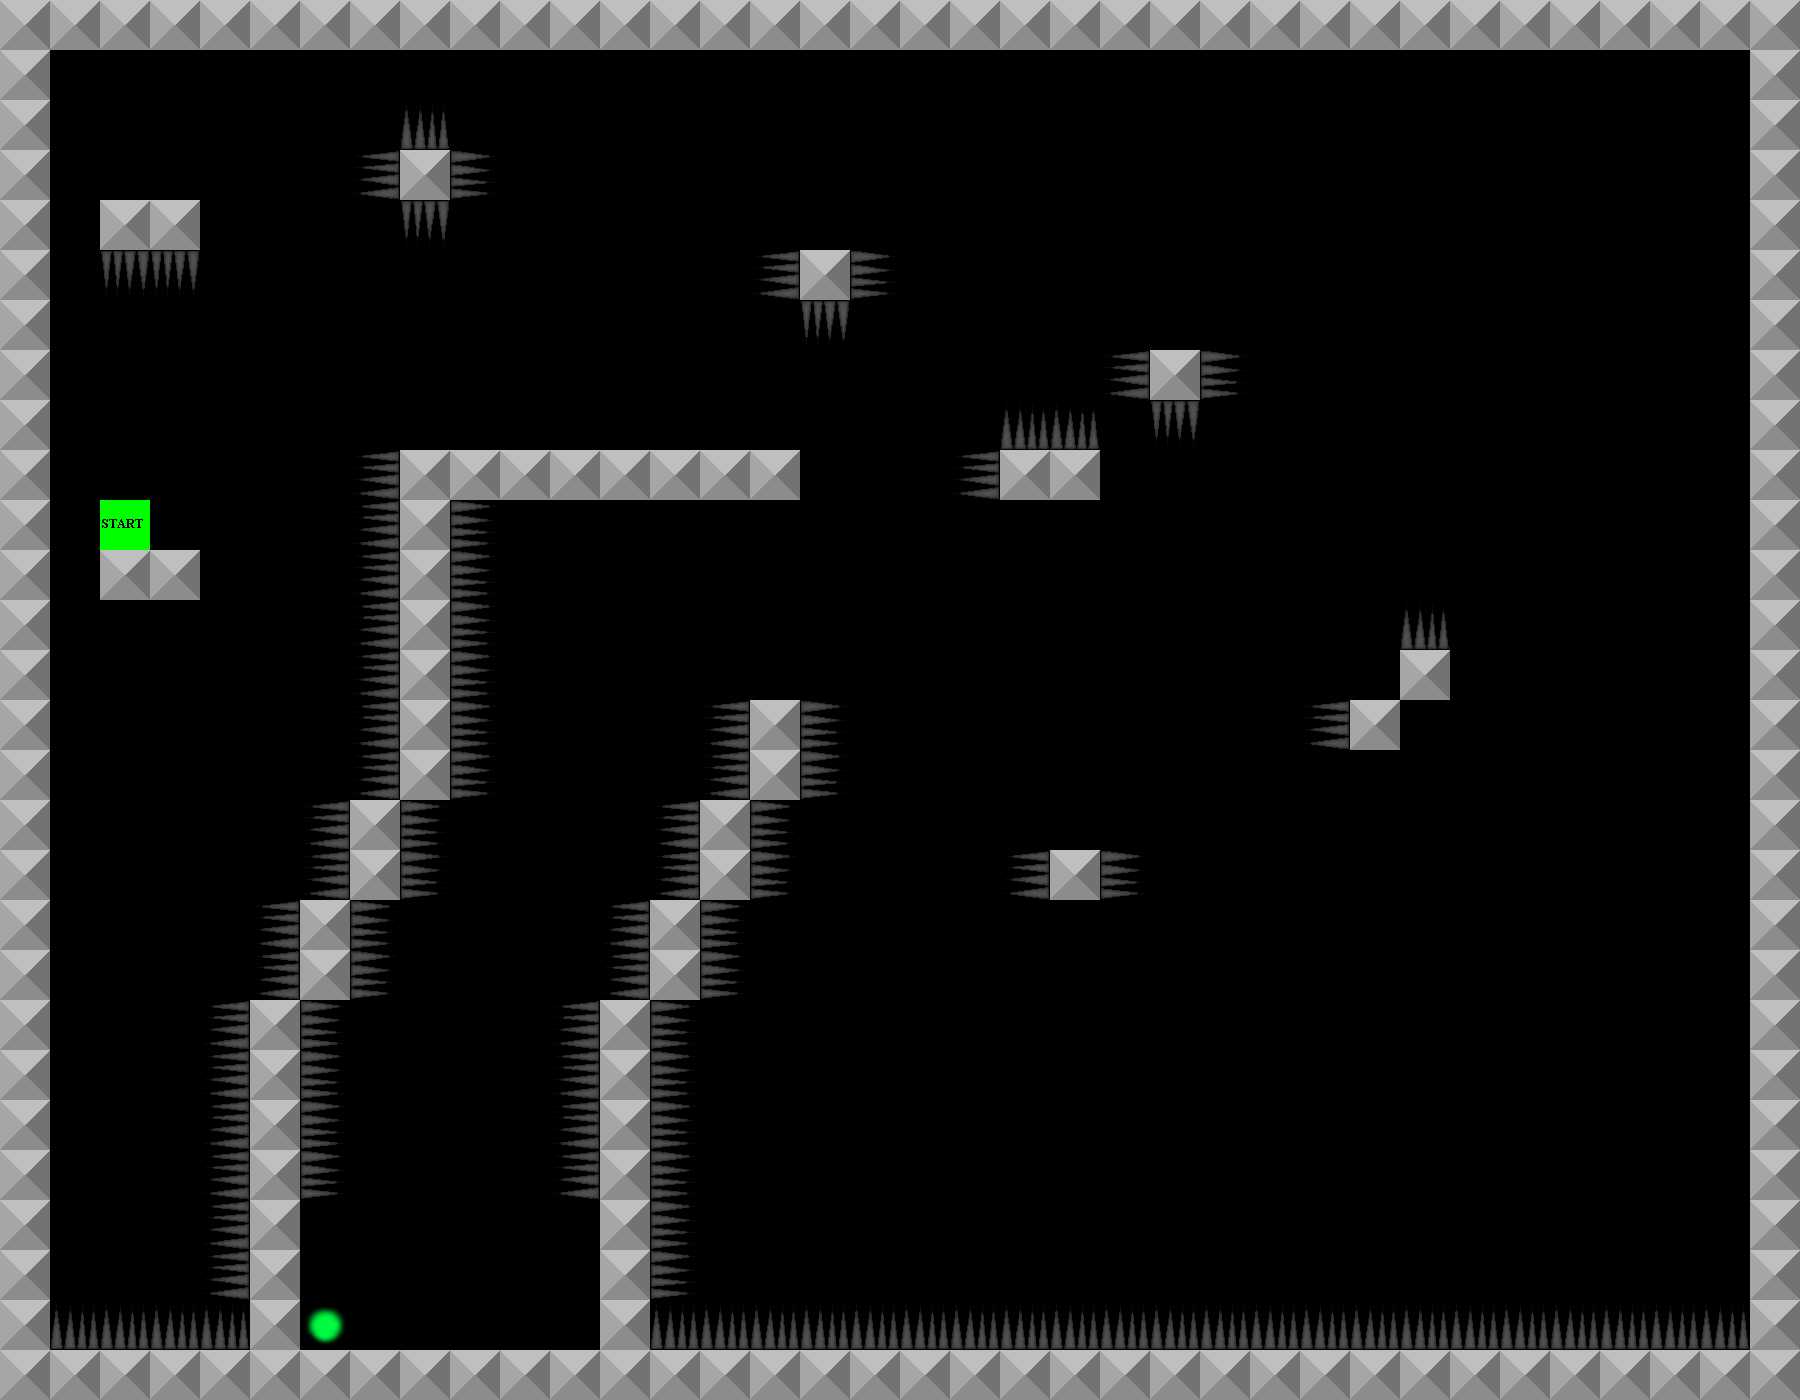

This is a level from a 2D game, rendered from its Tiled map with the project's own tilesets. A one-line summary and the complete map file follow:
An orthogonal 36x28 tile map with 50x50 px tiles, 3 tile layers (Collision, Border, Start), 4 tilesets.

<map version="1.0" orientation="orthogonal" renderorder="right-down" width="36" height="28" tilewidth="50" tileheight="50">
 <tileset firstgid="1" name="Metal" tilewidth="50" tileheight="50">
  <image source="metal.png" trans="ff0004" width="50" height="50" />
  <tile id="0">
   <properties>
    <property name="collide" value="" />
   </properties>
  </tile>
 </tileset>
 <tileset firstgid="2" name="spikes" tilewidth="50" tileheight="50">
  <image source="spikes_matrix.png" trans="ff0004" width="200" height="50" />
  <tile id="0">
   <properties>
    <property name="deadly" value="" />
   </properties>
  </tile>
  <tile id="1">
   <properties>
    <property name="deadly" value="" />
   </properties>
  </tile>
  <tile id="2">
   <properties>
    <property name="deadly" value="" />
   </properties>
  </tile>
  <tile id="3">
   <properties>
    <property name="deadly" value="" />
   </properties>
  </tile>
 </tileset>
 <tileset firstgid="6" name="end" tilewidth="50" tileheight="50">
  <image source="end.png" trans="ff0004" width="50" height="50" />
  <tile id="0">
   <properties>
    <property name="end" value="" />
   </properties>
  </tile>
 </tileset>
 <tileset firstgid="7" name="start" tilewidth="50" tileheight="50">
  <image source="start.png" trans="ff0004" width="50" height="50" />
  <tile id="0">
   <properties>
    <property name="start" value="" />
   </properties>
  </tile>
 </tileset>
 <layer name="Collision" width="36" height="28">
  <data encoding="csv">
0,0,0,0,0,0,0,0,0,0,0,0,0,0,0,0,0,0,0,0,0,0,0,0,0,0,0,0,0,0,0,0,0,0,0,0,
0,0,0,0,0,0,0,0,0,0,0,0,0,0,0,0,0,0,0,0,0,0,0,0,0,0,0,0,0,0,0,0,0,0,0,0,
0,0,0,0,0,0,0,0,2,0,0,0,0,0,0,0,0,0,0,0,0,0,0,0,0,0,0,0,0,0,0,0,0,0,0,0,
0,0,0,0,0,0,0,4,1,5,0,0,0,0,0,0,0,0,0,0,0,0,0,0,0,0,0,0,0,0,0,0,0,0,0,0,
0,0,1,1,0,0,0,0,3,0,0,0,0,0,0,0,0,0,0,0,0,0,0,0,0,0,0,0,0,0,0,0,0,0,0,0,
0,0,3,3,0,0,0,0,0,0,0,0,0,0,0,4,1,5,0,0,0,0,0,0,0,0,0,0,0,0,0,0,0,0,0,0,
0,0,0,0,0,0,0,0,0,0,0,0,0,0,0,0,3,0,0,0,0,0,0,0,0,0,0,0,0,0,0,0,0,0,0,0,
0,0,0,0,0,0,0,0,0,0,0,0,0,0,0,0,0,0,0,0,0,0,4,1,5,0,0,0,0,0,0,0,0,0,0,0,
0,0,0,0,0,0,0,0,0,0,0,0,0,0,0,0,0,0,0,0,2,2,0,3,0,0,0,0,0,0,0,0,0,0,0,0,
0,0,0,0,0,0,0,4,1,1,1,1,1,1,1,1,0,0,0,4,1,1,0,0,0,0,0,0,0,0,0,0,0,0,0,0,
0,0,0,0,0,0,0,4,1,5,0,0,0,0,0,0,0,0,0,0,0,0,0,0,0,0,0,0,0,0,0,0,0,0,0,0,
0,0,1,1,0,0,0,4,1,5,0,0,0,0,0,0,0,0,0,0,0,0,0,0,0,0,0,0,0,0,0,0,0,0,0,0,
0,0,0,0,0,0,0,4,1,5,0,0,0,0,0,0,0,0,0,0,0,0,0,0,0,0,0,0,2,0,0,0,0,0,0,0,
0,0,0,0,0,0,0,4,1,5,0,0,0,0,0,0,0,0,0,0,0,0,0,0,0,0,0,0,1,0,0,0,0,0,0,0,
0,0,0,0,0,0,0,4,1,5,0,0,0,0,4,1,5,0,0,0,0,0,0,0,0,0,4,1,0,0,0,0,0,0,0,0,
0,0,0,0,0,0,0,4,1,5,0,0,0,0,4,1,5,0,0,0,0,0,0,0,0,0,0,0,0,0,0,0,0,0,0,0,
0,0,0,0,0,0,4,1,5,0,0,0,0,4,1,5,0,0,0,0,0,0,0,0,0,0,0,0,0,0,0,0,0,0,0,0,
0,0,0,0,0,0,4,1,5,0,0,0,0,4,1,5,0,0,0,0,4,1,5,0,0,0,0,0,0,0,0,0,0,0,0,0,
0,0,0,0,0,4,1,5,0,0,0,0,4,1,5,0,0,0,0,0,0,0,0,0,0,0,0,0,0,0,0,0,0,0,0,0,
0,0,0,0,0,4,1,5,0,0,0,0,4,1,5,0,0,0,0,0,0,0,0,0,0,0,0,0,0,0,0,0,0,0,0,0,
0,0,0,0,4,1,5,0,0,0,0,4,1,5,0,0,0,0,0,0,0,0,0,0,0,0,0,0,0,0,0,0,0,0,0,0,
0,0,0,0,4,1,5,0,0,0,0,4,1,5,0,0,0,0,0,0,0,0,0,0,0,0,0,0,0,0,0,0,0,0,0,0,
0,0,0,0,4,1,5,0,0,0,0,4,1,5,0,0,0,0,0,0,0,0,0,0,0,0,0,0,0,0,0,0,0,0,0,0,
0,0,0,0,4,1,5,0,0,0,0,4,1,5,0,0,0,0,0,0,0,0,0,0,0,0,0,0,0,0,0,0,0,0,0,0,
0,0,0,0,4,1,0,0,0,0,0,0,1,5,0,0,0,0,0,0,0,0,0,0,0,0,0,0,0,0,0,0,0,0,0,0,
0,0,0,0,4,1,0,0,0,0,0,0,1,5,0,0,0,0,0,0,0,0,0,0,0,0,0,0,0,0,0,0,0,0,0,0,
0,2,2,2,2,1,6,0,0,0,0,0,1,2,2,2,2,2,2,2,2,2,2,2,2,2,2,2,2,2,2,2,2,2,2,0,
0,0,0,0,0,0,0,0,0,0,0,0,0,0,0,0,0,0,0,0,0,0,0,0,0,0,0,0,0,0,0,0,0,0,0,0
</data>
 </layer>
 <layer name="Border" width="36" height="28">
  <data encoding="csv">
1,1,1,1,1,1,1,1,1,1,1,1,1,1,1,1,1,1,1,1,1,1,1,1,1,1,1,1,1,1,1,1,1,1,1,1,
1,0,0,0,0,0,0,0,0,0,0,0,0,0,0,0,0,0,0,0,0,0,0,0,0,0,0,0,0,0,0,0,0,0,0,1,
1,0,0,0,0,0,0,0,0,0,0,0,0,0,0,0,0,0,0,0,0,0,0,0,0,0,0,0,0,0,0,0,0,0,0,1,
1,0,0,0,0,0,0,0,0,0,0,0,0,0,0,0,0,0,0,0,0,0,0,0,0,0,0,0,0,0,0,0,0,0,0,1,
1,0,0,0,0,0,0,0,0,0,0,0,0,0,0,0,0,0,0,0,0,0,0,0,0,0,0,0,0,0,0,0,0,0,0,1,
1,0,0,0,0,0,0,0,0,0,0,0,0,0,0,0,0,0,0,0,0,0,0,0,0,0,0,0,0,0,0,0,0,0,0,1,
1,0,0,0,0,0,0,0,0,0,0,0,0,0,0,0,0,0,0,0,0,0,0,0,0,0,0,0,0,0,0,0,0,0,0,1,
1,0,0,0,0,0,0,0,0,0,0,0,0,0,0,0,0,0,0,0,0,0,0,0,0,0,0,0,0,0,0,0,0,0,0,1,
1,0,0,0,0,0,0,0,0,0,0,0,0,0,0,0,0,0,0,0,0,0,0,0,0,0,0,0,0,0,0,0,0,0,0,1,
1,0,0,0,0,0,0,0,0,0,0,0,0,0,0,0,0,0,0,0,0,0,0,0,0,0,0,0,0,0,0,0,0,0,0,1,
1,0,0,0,0,0,0,0,0,0,0,0,0,0,0,0,0,0,0,0,0,0,0,0,0,0,0,0,0,0,0,0,0,0,0,1,
1,0,0,0,0,0,0,0,0,0,0,0,0,0,0,0,0,0,0,0,0,0,0,0,0,0,0,0,0,0,0,0,0,0,0,1,
1,0,0,0,0,0,0,0,0,0,0,0,0,0,0,0,0,0,0,0,0,0,0,0,0,0,0,0,0,0,0,0,0,0,0,1,
1,0,0,0,0,0,0,0,0,0,0,0,0,0,0,0,0,0,0,0,0,0,0,0,0,0,0,0,0,0,0,0,0,0,0,1,
1,0,0,0,0,0,0,0,0,0,0,0,0,0,0,0,0,0,0,0,0,0,0,0,0,0,0,0,0,0,0,0,0,0,0,1,
1,0,0,0,0,0,0,0,0,0,0,0,0,0,0,0,0,0,0,0,0,0,0,0,0,0,0,0,0,0,0,0,0,0,0,1,
1,0,0,0,0,0,0,0,0,0,0,0,0,0,0,0,0,0,0,0,0,0,0,0,0,0,0,0,0,0,0,0,0,0,0,1,
1,0,0,0,0,0,0,0,0,0,0,0,0,0,0,0,0,0,0,0,0,0,0,0,0,0,0,0,0,0,0,0,0,0,0,1,
1,0,0,0,0,0,0,0,0,0,0,0,0,0,0,0,0,0,0,0,0,0,0,0,0,0,0,0,0,0,0,0,0,0,0,1,
1,0,0,0,0,0,0,0,0,0,0,0,0,0,0,0,0,0,0,0,0,0,0,0,0,0,0,0,0,0,0,0,0,0,0,1,
1,0,0,0,0,0,0,0,0,0,0,0,0,0,0,0,0,0,0,0,0,0,0,0,0,0,0,0,0,0,0,0,0,0,0,1,
1,0,0,0,0,0,0,0,0,0,0,0,0,0,0,0,0,0,0,0,0,0,0,0,0,0,0,0,0,0,0,0,0,0,0,1,
1,0,0,0,0,0,0,0,0,0,0,0,0,0,0,0,0,0,0,0,0,0,0,0,0,0,0,0,0,0,0,0,0,0,0,1,
1,0,0,0,0,0,0,0,0,0,0,0,0,0,0,0,0,0,0,0,0,0,0,0,0,0,0,0,0,0,0,0,0,0,0,1,
1,0,0,0,0,0,0,0,0,0,0,0,0,0,0,0,0,0,0,0,0,0,0,0,0,0,0,0,0,0,0,0,0,0,0,1,
1,0,0,0,0,0,0,0,0,0,0,0,0,0,0,0,0,0,0,0,0,0,0,0,0,0,0,0,0,0,0,0,0,0,0,1,
1,0,0,0,0,0,0,0,0,0,0,0,0,0,0,0,0,0,0,0,0,0,0,0,0,0,0,0,0,0,0,0,0,0,0,1,
1,1,1,1,1,1,1,1,1,1,1,1,1,1,1,1,1,1,1,1,1,1,1,1,1,1,1,1,1,1,1,1,1,1,1,1
</data>
 </layer>
 <layer name="Start" width="36" height="28">
  <data encoding="csv">
0,0,0,0,0,0,0,0,0,0,0,0,0,0,0,0,0,0,0,0,0,0,0,0,0,0,0,0,0,0,0,0,0,0,0,0,
0,0,0,0,0,0,0,0,0,0,0,0,0,0,0,0,0,0,0,0,0,0,0,0,0,0,0,0,0,0,0,0,0,0,0,0,
0,0,0,0,0,0,0,0,0,0,0,0,0,0,0,0,0,0,0,0,0,0,0,0,0,0,0,0,0,0,0,0,0,0,0,0,
0,0,0,0,0,0,0,0,0,0,0,0,0,0,0,0,0,0,0,0,0,0,0,0,0,0,0,0,0,0,0,0,0,0,0,0,
0,0,0,0,0,0,0,0,0,0,0,0,0,0,0,0,0,0,0,0,0,0,0,0,0,0,0,0,0,0,0,0,0,0,0,0,
0,0,0,0,0,0,0,0,0,0,0,0,0,0,0,0,0,0,0,0,0,0,0,0,0,0,0,0,0,0,0,0,0,0,0,0,
0,0,0,0,0,0,0,0,0,0,0,0,0,0,0,0,0,0,0,0,0,0,0,0,0,0,0,0,0,0,0,0,0,0,0,0,
0,0,0,0,0,0,0,0,0,0,0,0,0,0,0,0,0,0,0,0,0,0,0,0,0,0,0,0,0,0,0,0,0,0,0,0,
0,0,0,0,0,0,0,0,0,0,0,0,0,0,0,0,0,0,0,0,0,0,0,0,0,0,0,0,0,0,0,0,0,0,0,0,
0,0,0,0,0,0,0,0,0,0,0,0,0,0,0,0,0,0,0,0,0,0,0,0,0,0,0,0,0,0,0,0,0,0,0,0,
0,0,7,0,0,0,0,0,0,0,0,0,0,0,0,0,0,0,0,0,0,0,0,0,0,0,0,0,0,0,0,0,0,0,0,0,
0,0,0,0,0,0,0,0,0,0,0,0,0,0,0,0,0,0,0,0,0,0,0,0,0,0,0,0,0,0,0,0,0,0,0,0,
0,0,0,0,0,0,0,0,0,0,0,0,0,0,0,0,0,0,0,0,0,0,0,0,0,0,0,0,0,0,0,0,0,0,0,0,
0,0,0,0,0,0,0,0,0,0,0,0,0,0,0,0,0,0,0,0,0,0,0,0,0,0,0,0,0,0,0,0,0,0,0,0,
0,0,0,0,0,0,0,0,0,0,0,0,0,0,0,0,0,0,0,0,0,0,0,0,0,0,0,0,0,0,0,0,0,0,0,0,
0,0,0,0,0,0,0,0,0,0,0,0,0,0,0,0,0,0,0,0,0,0,0,0,0,0,0,0,0,0,0,0,0,0,0,0,
0,0,0,0,0,0,0,0,0,0,0,0,0,0,0,0,0,0,0,0,0,0,0,0,0,0,0,0,0,0,0,0,0,0,0,0,
0,0,0,0,0,0,0,0,0,0,0,0,0,0,0,0,0,0,0,0,0,0,0,0,0,0,0,0,0,0,0,0,0,0,0,0,
0,0,0,0,0,0,0,0,0,0,0,0,0,0,0,0,0,0,0,0,0,0,0,0,0,0,0,0,0,0,0,0,0,0,0,0,
0,0,0,0,0,0,0,0,0,0,0,0,0,0,0,0,0,0,0,0,0,0,0,0,0,0,0,0,0,0,0,0,0,0,0,0,
0,0,0,0,0,0,0,0,0,0,0,0,0,0,0,0,0,0,0,0,0,0,0,0,0,0,0,0,0,0,0,0,0,0,0,0,
0,0,0,0,0,0,0,0,0,0,0,0,0,0,0,0,0,0,0,0,0,0,0,0,0,0,0,0,0,0,0,0,0,0,0,0,
0,0,0,0,0,0,0,0,0,0,0,0,0,0,0,0,0,0,0,0,0,0,0,0,0,0,0,0,0,0,0,0,0,0,0,0,
0,0,0,0,0,0,0,0,0,0,0,0,0,0,0,0,0,0,0,0,0,0,0,0,0,0,0,0,0,0,0,0,0,0,0,0,
0,0,0,0,0,0,0,0,0,0,0,0,0,0,0,0,0,0,0,0,0,0,0,0,0,0,0,0,0,0,0,0,0,0,0,0,
0,0,0,0,0,0,0,0,0,0,0,0,0,0,0,0,0,0,0,0,0,0,0,0,0,0,0,0,0,0,0,0,0,0,0,0,
0,0,0,0,0,0,0,0,0,0,0,0,0,0,0,0,0,0,0,0,0,0,0,0,0,0,0,0,0,0,0,0,0,0,0,0,
0,0,0,0,0,0,0,0,0,0,0,0,0,0,0,0,0,0,0,0,0,0,0,0,0,0,0,0,0,0,0,0,0,0,0,0
</data>
 </layer>
</map>
